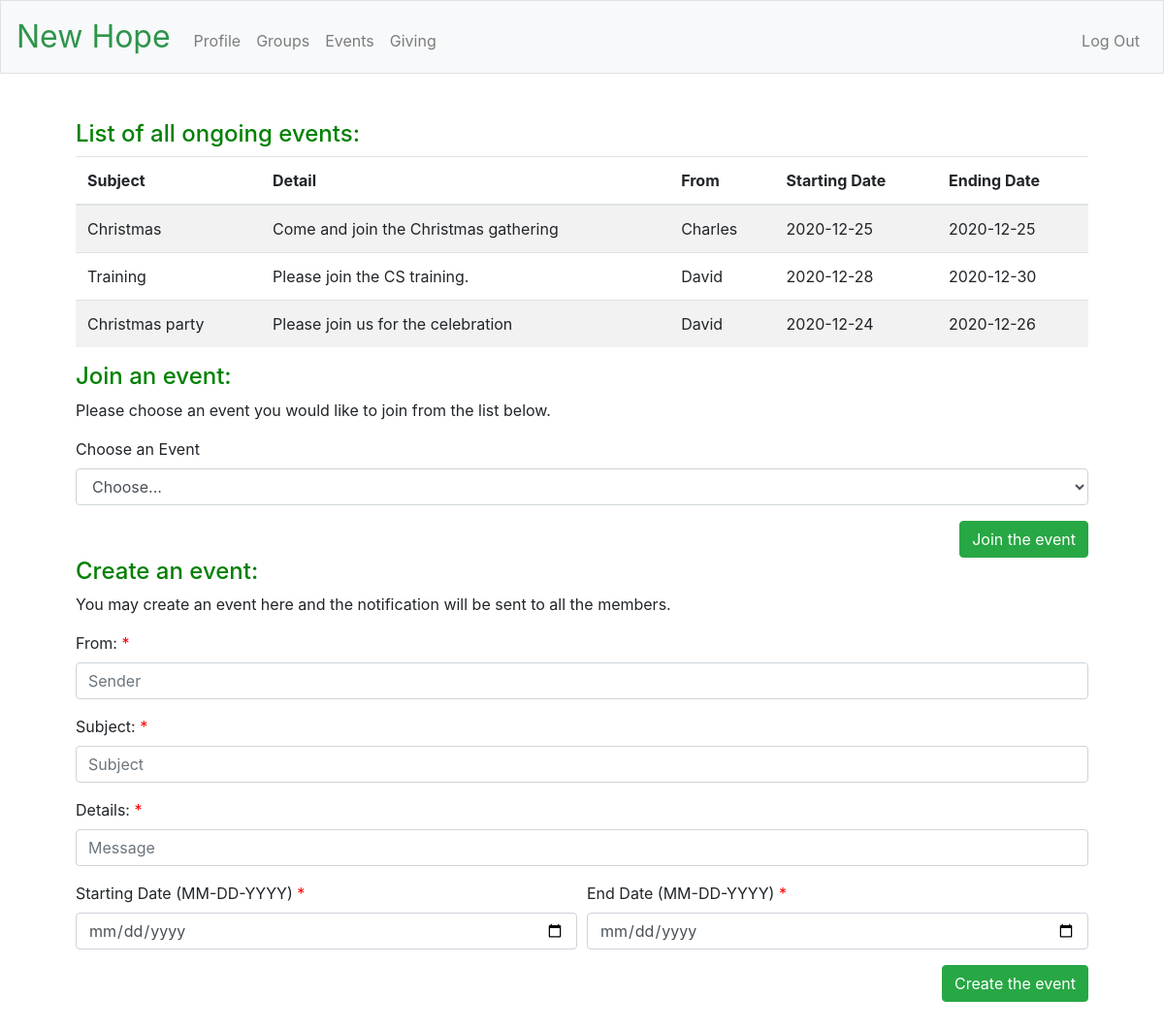
The page /events (signed in) on the database its author committed.
### tables this page shows
CREATE TABLE events ('event_id' INTEGER PRIMARY KEY, 'sender' TEXT, 'subject' TEXT, 'message' TEXT, 'sentDate' DATETIME, 'start' DATE, 'end' DATE, 'status' TEXT);

### application.py (the view, shortened to what this page needs)
@app.route("/events", methods=["GET", "POST"])
@login_required
def events():
    events = db.execute("SELECT * FROM events WHERE status='active'")
    if request.method == "GET":
        return render_template("events.html", events=events)

### application.py (called while the page is built)
@app.after_request
def after_request(response):
    response.headers["Cache-Control"] = "no-cache, no-store, must-revalidate"
    response.headers["Expires"] = 0
    response.headers["Pragma"] = "no-cache"
    return response

### helpers.py (called while the page is built)
def login_required(f):
    @wraps(f)
    def decorated_function(*args, **kwargs):
        if session.get("user_id") is None:
            return redirect("/login")
        return f(*args, **kwargs)
    return decorated_function

### templates/events.html (shortened to what this page needs)
{% extends "layout.html" %}
{% block main %}
    <form action="/events" method="post">
        <h4>List of all ongoing events:</h4>
        <table class="table table-striped">
            <thead>
                <tr>
                    <th>Subject</th>
                    <th>Detail</th>
                    <th>From</th>
                    <th>Starting Date</th>
                    <th>Ending Date</th>
                </tr>
            </thead>
            <tbody>
                {% for ea in events %}
                    <tr>
                        <td>{{ ea['subject'] }}</td>
                        <td>{{ ea['message'] }}</td>
                        <td>{{ ea['sender'] }}</td>
                        <td>{{ ea['start'] }}</td>
                        <td>{{ ea['end'] }}</td>
                    </tr>
                {% endfor %}
            </tbody>
        </table>
        <h4>Join an event:</h4>
        <p>Please choose an event you would like to join from the list below.</p>
        <div class="form-group">
            <label>Choose an Event</label>
            <select class="form-control" id="event" name="event" required>
                <option disabled selected>Choose...</option>
            </select>
        </div>
        <div class="align-right">
            <button class="btn btn-success" type="submit">Join the event</button>
        </div>
    </form>
    <form action="/createEvent" method="post">
        <h4>Create an event:</h4>
        <p>You may create an event here and the notification will be sent to all the members.</p>
        <div class="form-group">
            <label class="required">From:</label>
            <input class="form-control" name="sender" placeholder="Sender" type="text" required>
        </div>
        <div class="form-group">
            <label class="required">Subject:</label>
            <input class="form-control" name="subject" placeholder="Subject" type="text" required>
        </div>
        <div class="form-group">
            <label class="required">Details:</label>
            <input class="form-control" name="message" placeholder="Message" type="text" required>
        </div>
        <div class="form-row">
            <div class="form-group col-md-6">
                <label class="required">Starting Date (MM-DD-YYYY)</label>
                <input class="form-control" name="start" type="date" required>
            </div>
            <div class="form-group col-md-6">
                <label class="required">End Date (MM-DD-YYYY)</label>
                <input class="form-control" name="end" type="date" required>
            </div>
        </div>
        <div class="align-right">
            <button class="btn btn-success" type="submit">Create the event</button>
        </div>
    </form>
{% endblock %}

### static/styles.css (style rules this page uses)
.required:after { content: " *"; color: red; }
.align-right { text-align: right; border: 0; }
h4 { color: green; }

### rows shown on the page
events: subject "Christmas", message "Come and join the Christmas gathering", sender "Charles", start "2020-12-25", end "2020-12-25"
events: subject "Training", message "Please join the CS training.", sender "David", start "2020-12-28", end "2020-12-30"
events: subject "Christmas party", message "Please join us for the celebration", sender "David", start "2020-12-24", end "2020-12-26"
